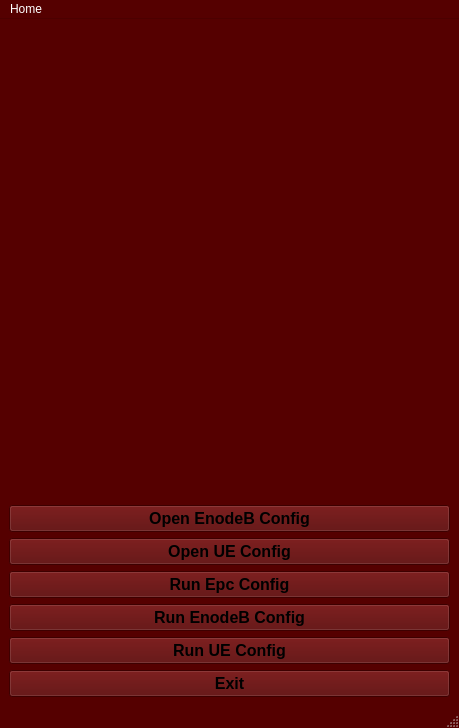
<?xml version="1.0" encoding="UTF-8"?>
<ui version="4.0">
 <class>MainWindow</class>
 <widget class="QMainWindow" name="MainWindow">
  <property name="geometry">
   <rect>
    <x>0</x>
    <y>0</y>
    <width>459</width>
    <height>728</height>
   </rect>
  </property>
  <property name="palette">
   <palette>
    <active>
     <colorrole role="WindowText">
      <brush brushstyle="SolidPattern">
       <color alpha="255">
        <red>255</red>
        <green>255</green>
        <blue>255</blue>
       </color>
      </brush>
     </colorrole>
     <colorrole role="Button">
      <brush brushstyle="SolidPattern">
       <color alpha="255">
        <red>85</red>
        <green>0</green>
        <blue>0</blue>
       </color>
      </brush>
     </colorrole>
     <colorrole role="Light">
      <brush brushstyle="SolidPattern">
       <color alpha="255">
        <red>127</red>
        <green>0</green>
        <blue>0</blue>
       </color>
      </brush>
     </colorrole>
     <colorrole role="Midlight">
      <brush brushstyle="SolidPattern">
       <color alpha="255">
        <red>106</red>
        <green>0</green>
        <blue>0</blue>
       </color>
      </brush>
     </colorrole>
     <colorrole role="Dark">
      <brush brushstyle="SolidPattern">
       <color alpha="255">
        <red>42</red>
        <green>0</green>
        <blue>0</blue>
       </color>
      </brush>
     </colorrole>
     <colorrole role="Mid">
      <brush brushstyle="SolidPattern">
       <color alpha="255">
        <red>56</red>
        <green>0</green>
        <blue>0</blue>
       </color>
      </brush>
     </colorrole>
     <colorrole role="Text">
      <brush brushstyle="SolidPattern">
       <color alpha="255">
        <red>255</red>
        <green>255</green>
        <blue>255</blue>
       </color>
      </brush>
     </colorrole>
     <colorrole role="BrightText">
      <brush brushstyle="SolidPattern">
       <color alpha="255">
        <red>255</red>
        <green>255</green>
        <blue>255</blue>
       </color>
      </brush>
     </colorrole>
     <colorrole role="ButtonText">
      <brush brushstyle="SolidPattern">
       <color alpha="255">
        <red>255</red>
        <green>255</green>
        <blue>255</blue>
       </color>
      </brush>
     </colorrole>
     <colorrole role="Base">
      <brush brushstyle="SolidPattern">
       <color alpha="255">
        <red>0</red>
        <green>0</green>
        <blue>0</blue>
       </color>
      </brush>
     </colorrole>
     <colorrole role="Window">
      <brush brushstyle="SolidPattern">
       <color alpha="255">
        <red>85</red>
        <green>0</green>
        <blue>0</blue>
       </color>
      </brush>
     </colorrole>
     <colorrole role="Shadow">
      <brush brushstyle="SolidPattern">
       <color alpha="255">
        <red>0</red>
        <green>0</green>
        <blue>0</blue>
       </color>
      </brush>
     </colorrole>
     <colorrole role="AlternateBase">
      <brush brushstyle="SolidPattern">
       <color alpha="255">
        <red>42</red>
        <green>0</green>
        <blue>0</blue>
       </color>
      </brush>
     </colorrole>
     <colorrole role="ToolTipBase">
      <brush brushstyle="SolidPattern">
       <color alpha="255">
        <red>255</red>
        <green>255</green>
        <blue>220</blue>
       </color>
      </brush>
     </colorrole>
     <colorrole role="ToolTipText">
      <brush brushstyle="SolidPattern">
       <color alpha="255">
        <red>0</red>
        <green>0</green>
        <blue>0</blue>
       </color>
      </brush>
     </colorrole>
     <colorrole role="PlaceholderText">
      <brush brushstyle="SolidPattern">
       <color alpha="128">
        <red>255</red>
        <green>255</green>
        <blue>255</blue>
       </color>
      </brush>
     </colorrole>
    </active>
    <inactive>
     <colorrole role="WindowText">
      <brush brushstyle="SolidPattern">
       <color alpha="255">
        <red>255</red>
        <green>255</green>
        <blue>255</blue>
       </color>
      </brush>
     </colorrole>
     <colorrole role="Button">
      <brush brushstyle="SolidPattern">
       <color alpha="255">
        <red>85</red>
        <green>0</green>
        <blue>0</blue>
       </color>
      </brush>
     </colorrole>
     <colorrole role="Light">
      <brush brushstyle="SolidPattern">
       <color alpha="255">
        <red>127</red>
        <green>0</green>
        <blue>0</blue>
       </color>
      </brush>
     </colorrole>
     <colorrole role="Midlight">
      <brush brushstyle="SolidPattern">
       <color alpha="255">
        <red>106</red>
        <green>0</green>
        <blue>0</blue>
       </color>
      </brush>
     </colorrole>
     <colorrole role="Dark">
      <brush brushstyle="SolidPattern">
       <color alpha="255">
        <red>42</red>
        <green>0</green>
        <blue>0</blue>
       </color>
      </brush>
     </colorrole>
     <colorrole role="Mid">
      <brush brushstyle="SolidPattern">
       <color alpha="255">
        <red>56</red>
        <green>0</green>
        <blue>0</blue>
       </color>
      </brush>
     </colorrole>
     <colorrole role="Text">
      <brush brushstyle="SolidPattern">
       <color alpha="255">
        <red>255</red>
        <green>255</green>
        <blue>255</blue>
       </color>
      </brush>
     </colorrole>
     <colorrole role="BrightText">
      <brush brushstyle="SolidPattern">
       <color alpha="255">
        <red>255</red>
        <green>255</green>
        <blue>255</blue>
       </color>
      </brush>
     </colorrole>
     <colorrole role="ButtonText">
      <brush brushstyle="SolidPattern">
       <color alpha="255">
        <red>255</red>
        <green>255</green>
        <blue>255</blue>
       </color>
      </brush>
     </colorrole>
     <colorrole role="Base">
      <brush brushstyle="SolidPattern">
       <color alpha="255">
        <red>0</red>
        <green>0</green>
        <blue>0</blue>
       </color>
      </brush>
     </colorrole>
     <colorrole role="Window">
      <brush brushstyle="SolidPattern">
       <color alpha="255">
        <red>85</red>
        <green>0</green>
        <blue>0</blue>
       </color>
      </brush>
     </colorrole>
     <colorrole role="Shadow">
      <brush brushstyle="SolidPattern">
       <color alpha="255">
        <red>0</red>
        <green>0</green>
        <blue>0</blue>
       </color>
      </brush>
     </colorrole>
     <colorrole role="AlternateBase">
      <brush brushstyle="SolidPattern">
       <color alpha="255">
        <red>42</red>
        <green>0</green>
        <blue>0</blue>
       </color>
      </brush>
     </colorrole>
     <colorrole role="ToolTipBase">
      <brush brushstyle="SolidPattern">
       <color alpha="255">
        <red>255</red>
        <green>255</green>
        <blue>220</blue>
       </color>
      </brush>
     </colorrole>
     <colorrole role="ToolTipText">
      <brush brushstyle="SolidPattern">
       <color alpha="255">
        <red>0</red>
        <green>0</green>
        <blue>0</blue>
       </color>
      </brush>
     </colorrole>
     <colorrole role="PlaceholderText">
      <brush brushstyle="SolidPattern">
       <color alpha="128">
        <red>255</red>
        <green>255</green>
        <blue>255</blue>
       </color>
      </brush>
     </colorrole>
    </inactive>
    <disabled>
     <colorrole role="WindowText">
      <brush brushstyle="SolidPattern">
       <color alpha="255">
        <red>42</red>
        <green>0</green>
        <blue>0</blue>
       </color>
      </brush>
     </colorrole>
     <colorrole role="Button">
      <brush brushstyle="SolidPattern">
       <color alpha="255">
        <red>85</red>
        <green>0</green>
        <blue>0</blue>
       </color>
      </brush>
     </colorrole>
     <colorrole role="Light">
      <brush brushstyle="SolidPattern">
       <color alpha="255">
        <red>127</red>
        <green>0</green>
        <blue>0</blue>
       </color>
      </brush>
     </colorrole>
     <colorrole role="Midlight">
      <brush brushstyle="SolidPattern">
       <color alpha="255">
        <red>106</red>
        <green>0</green>
        <blue>0</blue>
       </color>
      </brush>
     </colorrole>
     <colorrole role="Dark">
      <brush brushstyle="SolidPattern">
       <color alpha="255">
        <red>42</red>
        <green>0</green>
        <blue>0</blue>
       </color>
      </brush>
     </colorrole>
     <colorrole role="Mid">
      <brush brushstyle="SolidPattern">
       <color alpha="255">
        <red>56</red>
        <green>0</green>
        <blue>0</blue>
       </color>
      </brush>
     </colorrole>
     <colorrole role="Text">
      <brush brushstyle="SolidPattern">
       <color alpha="255">
        <red>42</red>
        <green>0</green>
        <blue>0</blue>
       </color>
      </brush>
     </colorrole>
     <colorrole role="BrightText">
      <brush brushstyle="SolidPattern">
       <color alpha="255">
        <red>255</red>
        <green>255</green>
        <blue>255</blue>
       </color>
      </brush>
     </colorrole>
     <colorrole role="ButtonText">
      <brush brushstyle="SolidPattern">
       <color alpha="255">
        <red>42</red>
        <green>0</green>
        <blue>0</blue>
       </color>
      </brush>
     </colorrole>
     <colorrole role="Base">
      <brush brushstyle="SolidPattern">
       <color alpha="255">
        <red>85</red>
        <green>0</green>
        <blue>0</blue>
       </color>
      </brush>
     </colorrole>
     <colorrole role="Window">
      <brush brushstyle="SolidPattern">
       <color alpha="255">
        <red>85</red>
        <green>0</green>
        <blue>0</blue>
       </color>
      </brush>
     </colorrole>
     <colorrole role="Shadow">
      <brush brushstyle="SolidPattern">
       <color alpha="255">
        <red>0</red>
        <green>0</green>
        <blue>0</blue>
       </color>
      </brush>
     </colorrole>
     <colorrole role="AlternateBase">
      <brush brushstyle="SolidPattern">
       <color alpha="255">
        <red>85</red>
        <green>0</green>
        <blue>0</blue>
       </color>
      </brush>
     </colorrole>
     <colorrole role="ToolTipBase">
      <brush brushstyle="SolidPattern">
       <color alpha="255">
        <red>255</red>
        <green>255</green>
        <blue>220</blue>
       </color>
      </brush>
     </colorrole>
     <colorrole role="ToolTipText">
      <brush brushstyle="SolidPattern">
       <color alpha="255">
        <red>0</red>
        <green>0</green>
        <blue>0</blue>
       </color>
      </brush>
     </colorrole>
     <colorrole role="PlaceholderText">
      <brush brushstyle="SolidPattern">
       <color alpha="128">
        <red>255</red>
        <green>255</green>
        <blue>255</blue>
       </color>
      </brush>
     </colorrole>
    </disabled>
   </palette>
  </property>
  <property name="windowTitle">
   <string>MainWindow</string>
  </property>
  <property name="autoFillBackground">
   <bool>false</bool>
  </property>
  <widget class="QWidget" name="centralwidget">
   <layout class="QVBoxLayout" name="verticalLayout">
    <item alignment="Qt::AlignHCenter">
     <widget class="QLabel" name="label">
      <property name="text">
       <string/>
      </property>
      <property name="pixmap">
       <pixmap resource="pic.qrc">:/newPrefix/logo.png</pixmap>
      </property>
      <property name="scaledContents">
       <bool>false</bool>
      </property>
     </widget>
    </item>
    <item>
     <widget class="QPushButton" name="OpenEnodeB_Button">
      <property name="palette">
       <palette>
        <active>
         <colorrole role="Text">
          <brush brushstyle="SolidPattern">
           <color alpha="255">
            <red>255</red>
            <green>255</green>
            <blue>255</blue>
           </color>
          </brush>
         </colorrole>
         <colorrole role="ButtonText">
          <brush brushstyle="SolidPattern">
           <color alpha="255">
            <red>0</red>
            <green>0</green>
            <blue>0</blue>
           </color>
          </brush>
         </colorrole>
         <colorrole role="PlaceholderText">
          <brush brushstyle="NoBrush">
           <color alpha="128">
            <red>255</red>
            <green>255</green>
            <blue>255</blue>
           </color>
          </brush>
         </colorrole>
        </active>
        <inactive>
         <colorrole role="Text">
          <brush brushstyle="SolidPattern">
           <color alpha="255">
            <red>255</red>
            <green>255</green>
            <blue>255</blue>
           </color>
          </brush>
         </colorrole>
         <colorrole role="ButtonText">
          <brush brushstyle="SolidPattern">
           <color alpha="255">
            <red>0</red>
            <green>0</green>
            <blue>0</blue>
           </color>
          </brush>
         </colorrole>
         <colorrole role="PlaceholderText">
          <brush brushstyle="NoBrush">
           <color alpha="128">
            <red>255</red>
            <green>255</green>
            <blue>255</blue>
           </color>
          </brush>
         </colorrole>
        </inactive>
        <disabled>
         <colorrole role="Text">
          <brush brushstyle="SolidPattern">
           <color alpha="255">
            <red>42</red>
            <green>0</green>
            <blue>0</blue>
           </color>
          </brush>
         </colorrole>
         <colorrole role="ButtonText">
          <brush brushstyle="SolidPattern">
           <color alpha="255">
            <red>42</red>
            <green>0</green>
            <blue>0</blue>
           </color>
          </brush>
         </colorrole>
         <colorrole role="PlaceholderText">
          <brush brushstyle="NoBrush">
           <color alpha="128">
            <red>255</red>
            <green>255</green>
            <blue>255</blue>
           </color>
          </brush>
         </colorrole>
        </disabled>
       </palette>
      </property>
      <property name="font">
       <font>
        <pointsize>12</pointsize>
        <weight>75</weight>
        <bold>true</bold>
       </font>
      </property>
      <property name="text">
       <string>Open EnodeB Config</string>
      </property>
     </widget>
    </item>
    <item>
     <widget class="QPushButton" name="OpenUEConfig_Button">
      <property name="palette">
       <palette>
        <active>
         <colorrole role="Text">
          <brush brushstyle="SolidPattern">
           <color alpha="255">
            <red>0</red>
            <green>0</green>
            <blue>0</blue>
           </color>
          </brush>
         </colorrole>
         <colorrole role="ButtonText">
          <brush brushstyle="SolidPattern">
           <color alpha="255">
            <red>0</red>
            <green>0</green>
            <blue>0</blue>
           </color>
          </brush>
         </colorrole>
        </active>
        <inactive>
         <colorrole role="Text">
          <brush brushstyle="SolidPattern">
           <color alpha="255">
            <red>0</red>
            <green>0</green>
            <blue>0</blue>
           </color>
          </brush>
         </colorrole>
         <colorrole role="ButtonText">
          <brush brushstyle="SolidPattern">
           <color alpha="255">
            <red>0</red>
            <green>0</green>
            <blue>0</blue>
           </color>
          </brush>
         </colorrole>
        </inactive>
        <disabled>
         <colorrole role="Text">
          <brush brushstyle="SolidPattern">
           <color alpha="255">
            <red>42</red>
            <green>0</green>
            <blue>0</blue>
           </color>
          </brush>
         </colorrole>
         <colorrole role="ButtonText">
          <brush brushstyle="SolidPattern">
           <color alpha="255">
            <red>42</red>
            <green>0</green>
            <blue>0</blue>
           </color>
          </brush>
         </colorrole>
        </disabled>
       </palette>
      </property>
      <property name="font">
       <font>
        <pointsize>12</pointsize>
        <weight>75</weight>
        <bold>true</bold>
       </font>
      </property>
      <property name="text">
       <string>Open UE Config</string>
      </property>
     </widget>
    </item>
    <item>
     <widget class="QPushButton" name="runEpcButton">
      <property name="palette">
       <palette>
        <active>
         <colorrole role="ButtonText">
          <brush brushstyle="SolidPattern">
           <color alpha="255">
            <red>0</red>
            <green>0</green>
            <blue>0</blue>
           </color>
          </brush>
         </colorrole>
        </active>
        <inactive>
         <colorrole role="ButtonText">
          <brush brushstyle="SolidPattern">
           <color alpha="255">
            <red>0</red>
            <green>0</green>
            <blue>0</blue>
           </color>
          </brush>
         </colorrole>
        </inactive>
        <disabled>
         <colorrole role="ButtonText">
          <brush brushstyle="SolidPattern">
           <color alpha="255">
            <red>42</red>
            <green>0</green>
            <blue>0</blue>
           </color>
          </brush>
         </colorrole>
        </disabled>
       </palette>
      </property>
      <property name="font">
       <font>
        <pointsize>12</pointsize>
        <weight>75</weight>
        <bold>true</bold>
       </font>
      </property>
      <property name="text">
       <string>Run Epc Config</string>
      </property>
     </widget>
    </item>
    <item>
     <widget class="QPushButton" name="runEnodeBButton">
      <property name="palette">
       <palette>
        <active>
         <colorrole role="ButtonText">
          <brush brushstyle="SolidPattern">
           <color alpha="255">
            <red>0</red>
            <green>0</green>
            <blue>0</blue>
           </color>
          </brush>
         </colorrole>
        </active>
        <inactive>
         <colorrole role="ButtonText">
          <brush brushstyle="SolidPattern">
           <color alpha="255">
            <red>0</red>
            <green>0</green>
            <blue>0</blue>
           </color>
          </brush>
         </colorrole>
        </inactive>
        <disabled>
         <colorrole role="ButtonText">
          <brush brushstyle="SolidPattern">
           <color alpha="255">
            <red>42</red>
            <green>0</green>
            <blue>0</blue>
           </color>
          </brush>
         </colorrole>
        </disabled>
       </palette>
      </property>
      <property name="font">
       <font>
        <pointsize>12</pointsize>
        <weight>75</weight>
        <bold>true</bold>
       </font>
      </property>
      <property name="text">
       <string>Run EnodeB Config</string>
      </property>
     </widget>
    </item>
    <item>
     <widget class="QPushButton" name="RunUEButton_3">
      <property name="palette">
       <palette>
        <active>
         <colorrole role="ButtonText">
          <brush brushstyle="SolidPattern">
           <color alpha="255">
            <red>0</red>
            <green>0</green>
            <blue>0</blue>
           </color>
          </brush>
         </colorrole>
        </active>
        <inactive>
         <colorrole role="ButtonText">
          <brush brushstyle="SolidPattern">
           <color alpha="255">
            <red>0</red>
            <green>0</green>
            <blue>0</blue>
           </color>
          </brush>
         </colorrole>
        </inactive>
        <disabled>
         <colorrole role="ButtonText">
          <brush brushstyle="SolidPattern">
           <color alpha="255">
            <red>42</red>
            <green>0</green>
            <blue>0</blue>
           </color>
          </brush>
         </colorrole>
        </disabled>
       </palette>
      </property>
      <property name="font">
       <font>
        <pointsize>12</pointsize>
        <weight>75</weight>
        <bold>true</bold>
       </font>
      </property>
      <property name="text">
       <string>Run UE Config</string>
      </property>
     </widget>
    </item>
    <item>
     <widget class="QPushButton" name="exitButton">
      <property name="palette">
       <palette>
        <active>
         <colorrole role="ButtonText">
          <brush brushstyle="SolidPattern">
           <color alpha="255">
            <red>0</red>
            <green>0</green>
            <blue>0</blue>
           </color>
          </brush>
         </colorrole>
        </active>
        <inactive>
         <colorrole role="ButtonText">
          <brush brushstyle="SolidPattern">
           <color alpha="255">
            <red>0</red>
            <green>0</green>
            <blue>0</blue>
           </color>
          </brush>
         </colorrole>
        </inactive>
        <disabled>
         <colorrole role="ButtonText">
          <brush brushstyle="SolidPattern">
           <color alpha="255">
            <red>42</red>
            <green>0</green>
            <blue>0</blue>
           </color>
          </brush>
         </colorrole>
        </disabled>
       </palette>
      </property>
      <property name="font">
       <font>
        <pointsize>12</pointsize>
        <weight>75</weight>
        <bold>true</bold>
       </font>
      </property>
      <property name="text">
       <string>Exit</string>
      </property>
     </widget>
    </item>
   </layout>
  </widget>
  <widget class="QMenuBar" name="menubar">
   <property name="geometry">
    <rect>
     <x>0</x>
     <y>0</y>
     <width>459</width>
     <height>26</height>
    </rect>
   </property>
   <widget class="QMenu" name="menuHome">
    <property name="title">
     <string>Home</string>
    </property>
   </widget>
   <addaction name="menuHome"/>
  </widget>
  <widget class="QStatusBar" name="statusbar"/>
 </widget>
 <resources>
  <include location="pic.qrc"/>
 </resources>
 <connections/>
</ui>
